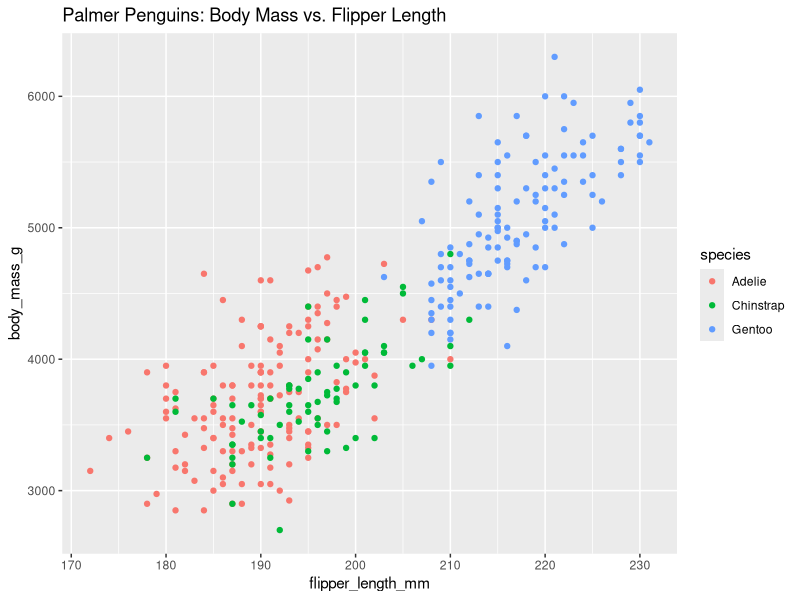
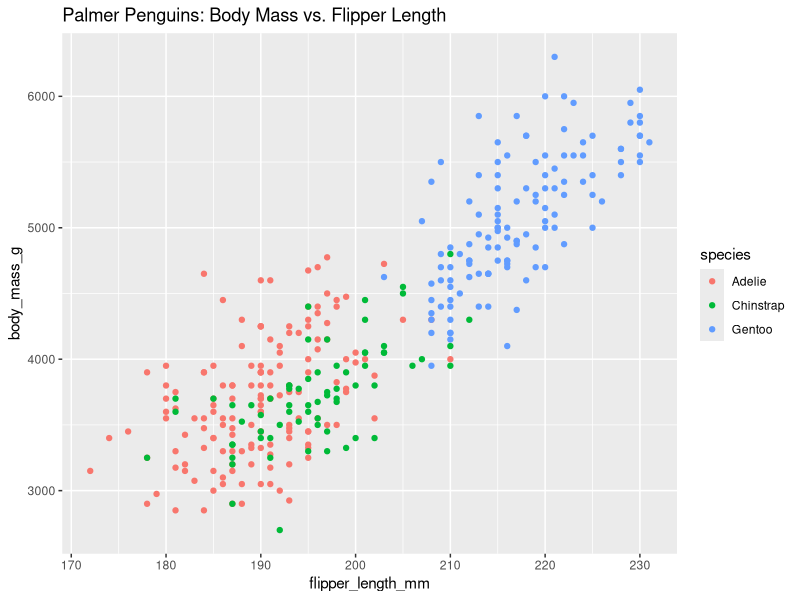
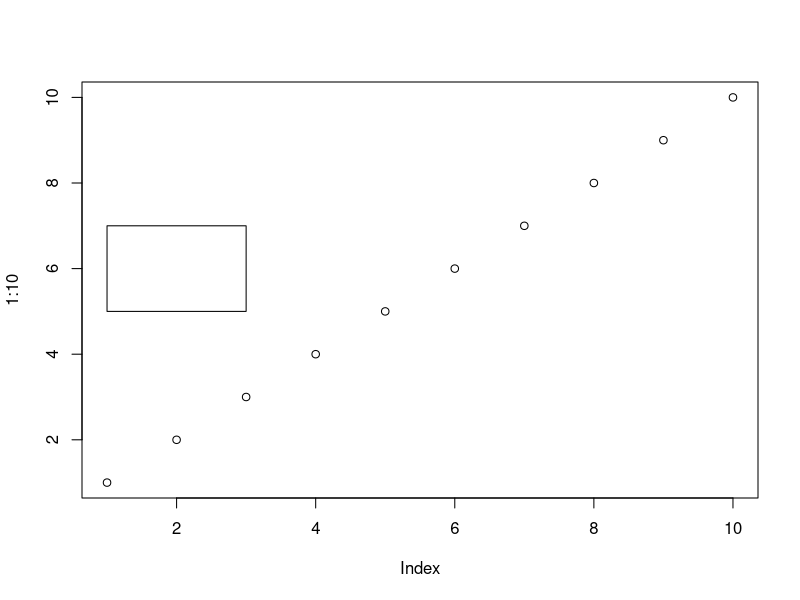
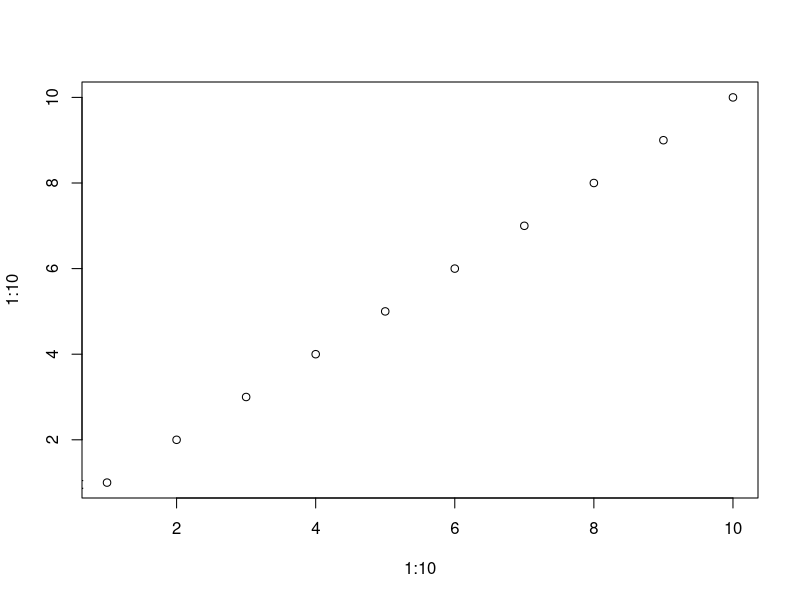

The R source for these figures, in order:
#load ggplot and palmerpenguins
library(ggplot2)
library(palmerpenguins)

#starting plot
ggplot(data=penguins)+
  geom_point(mapping=aes(x=flipper_length_mm,y=body_mass_g, color = species)) + 
  labs(title="Palmer Penguins: Body Mass vs. Flipper Length")

#Export - use the export menu in the plots window on the right.

#ggsave - will save the last plot you made.
ggsave("Three Penguin Species.png")

#Using graphics devices to print and save. Uses built in R code rather than ggsave.

#Example to use png()
png(file = "exampleplot.png", bg = "transparent")
plot(1:10)
rect(1, 5, 3, 7, col = "white")
dev.off()

#example using pdf()
pdf(file = "/Users/jonathanwoodrow/Desktop/example.pdf",    
    width = 4,     
    height = 4) 
plot(x = 1:10,     
     y = 1:10)
abline(v = 0)
text(x = 0, y = 1, labels = "Random text")
dev.off()